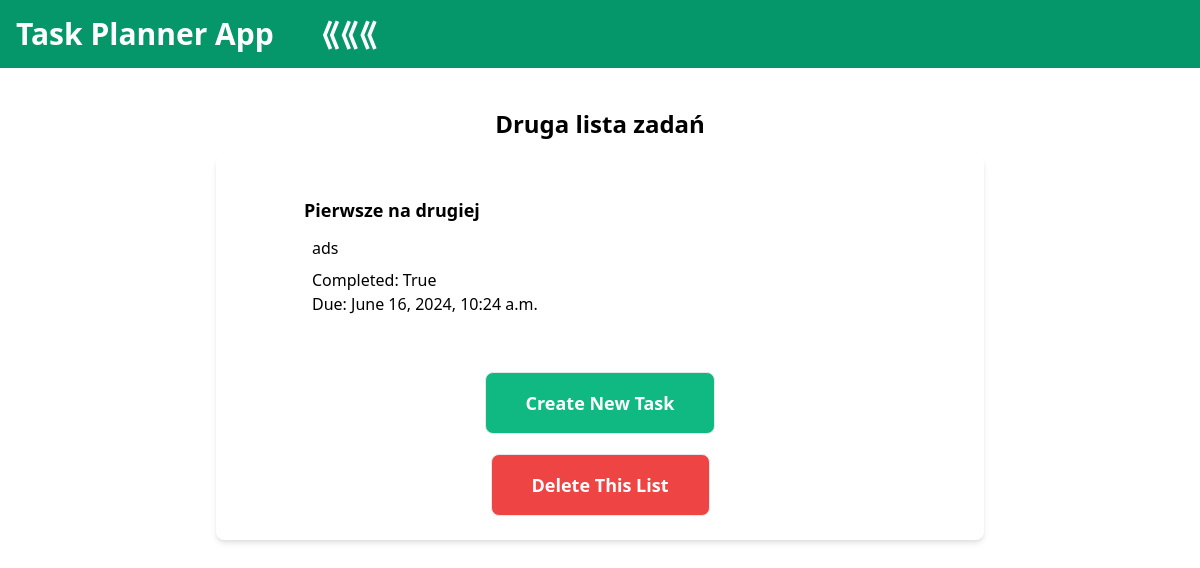
The app's page /2, older data.
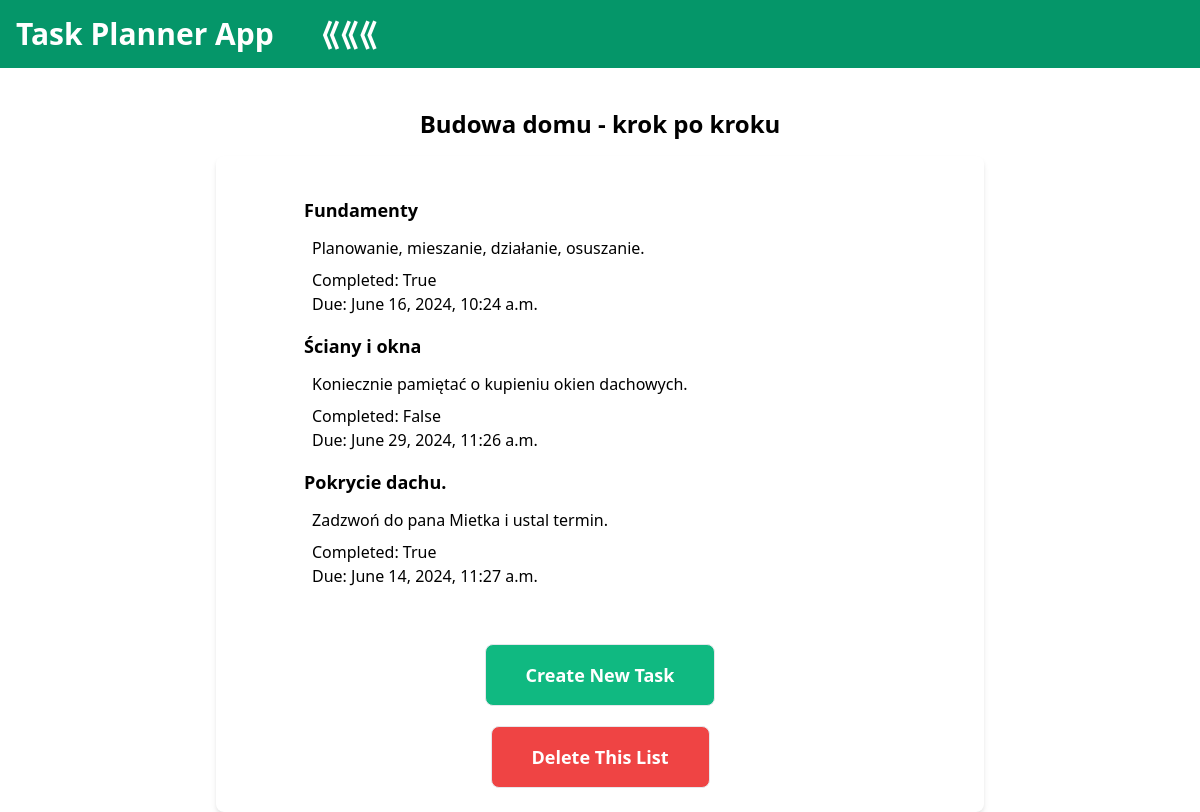
The same page, newer data.
### tasks_app/models.py (models this page shows)
class TaskList(models.Model):
    name = models.CharField(max_length=100)

class TaskItem(models.Model):
    task_list   = models.ForeignKey(TaskList, on_delete=models.CASCADE)
    name        = models.CharField(max_length=100, blank=False)
    description = models.CharField(max_length=100)
    complete    = models.BooleanField(default=False)
    due_date    = models.DateTimeField()

### tasks_app/views.py (the view)
# urls.py: path('<int:id>', views.getlist, name="get_list"),
def getlist(request,id):
    task_list = TaskList.objects.get(id=id)
    items = TaskItem.objects.filter(task_list__id=id)
    return render(request, 'list_details.html', {"list": task_list, "items":items})

### templates/list_details.html
{% extends "base.html" %}
{% block content %}
<p class="text-2xl font-semibold mb-4">{{ list.name }}</p>
<div class="max-w-3xl mx-auto bg-white p-6 rounded-lg shadow-md flex flex-col">
    <ul>
    {% for item in items %}
        <li class="m-4 transition-transform transform hover:scale-105 text-left px-10">
            <a href="./{{list.id}}/{{item.id}}">
                <div class="px-2 text-lg font-semibold mb-3">{{item.name}}</div>
                <div class="px-4 mb-2">{{ item.description }}</div>
                <div class="px-4">Completed: {{ item.complete }}</div>
                <div class="px-4">Due: {{item.due_date}}</div>
            </a>
        </li>
    {% endfor %}
    </ul>
    <button class="bg-green-500 mx-auto text-lg text-white font-semibold mt-10 p-4 px-10 border rounded-lg transition-transform transform hover:bg-green-700">
        <a href='{{list.id}}/create_task'>Create New Task</a>
    </button>
    <button class="bg-red-500 mx-auto text-lg text-white font-semibold mt-5 p-4 px-10 border rounded-lg transition-transform transform hover:bg-red-700">
        <a href='{{list.id}}/delete_list'>Delete This List</a>
    </button>
</div>
{% endblock %}

### templates/base.html (shortened to what this page needs)
<!DOCTYPE html>
<html lang="en">
<head>
    <link href="https://cdn.jsdelivr.net/npm/tailwindcss@2.2.19/dist/tailwind.min.css" rel="stylesheet">
</head>
<body>
        {% include 'navbar.html' %}
    <div class="text-center flex-grow container mx-auto mt-10 px-4 sm:px-0">
        {% block content %}
        {% endblock %}
    </div>
</body>
</html>

### templates/navbar.html
    <nav class="bg-green-600 p-4 text-white flex justify-left">
        <div>
            <a href="/"><h1 class="text-3xl font-bold">Task Planner App</h1></a>
        </div>
        <div>
            <a href="javascript:history.back()" class="text-white font-bold text-3xl m-4 p-3 ml-9 align-middle">&#10218;&#10218;&#10218;</a>
        </div>
     </nav>

Row changes from the older to the newer data that the page shows:
changed TaskList: name "Druga lista zadań" → "Budowa domu - krok po kroku"
changed TaskItem: name "Pierwsze na drugiej" → "Fundamenty"; description "ads" → "Planowanie, mieszanie, działanie, osuszanie."
added TaskItem: name "Ściany i okna", description "Koniecznie pamiętać o kupieniu okien dachowych.", complete "False", due_date "June 29, 2024, 11:26 a.m."
added TaskItem: name "Pokrycie dachu.", description "Zadzwoń do pana Mietka i ustal termin.", complete "True", due_date "June 14, 2024, 11:27 a.m."
